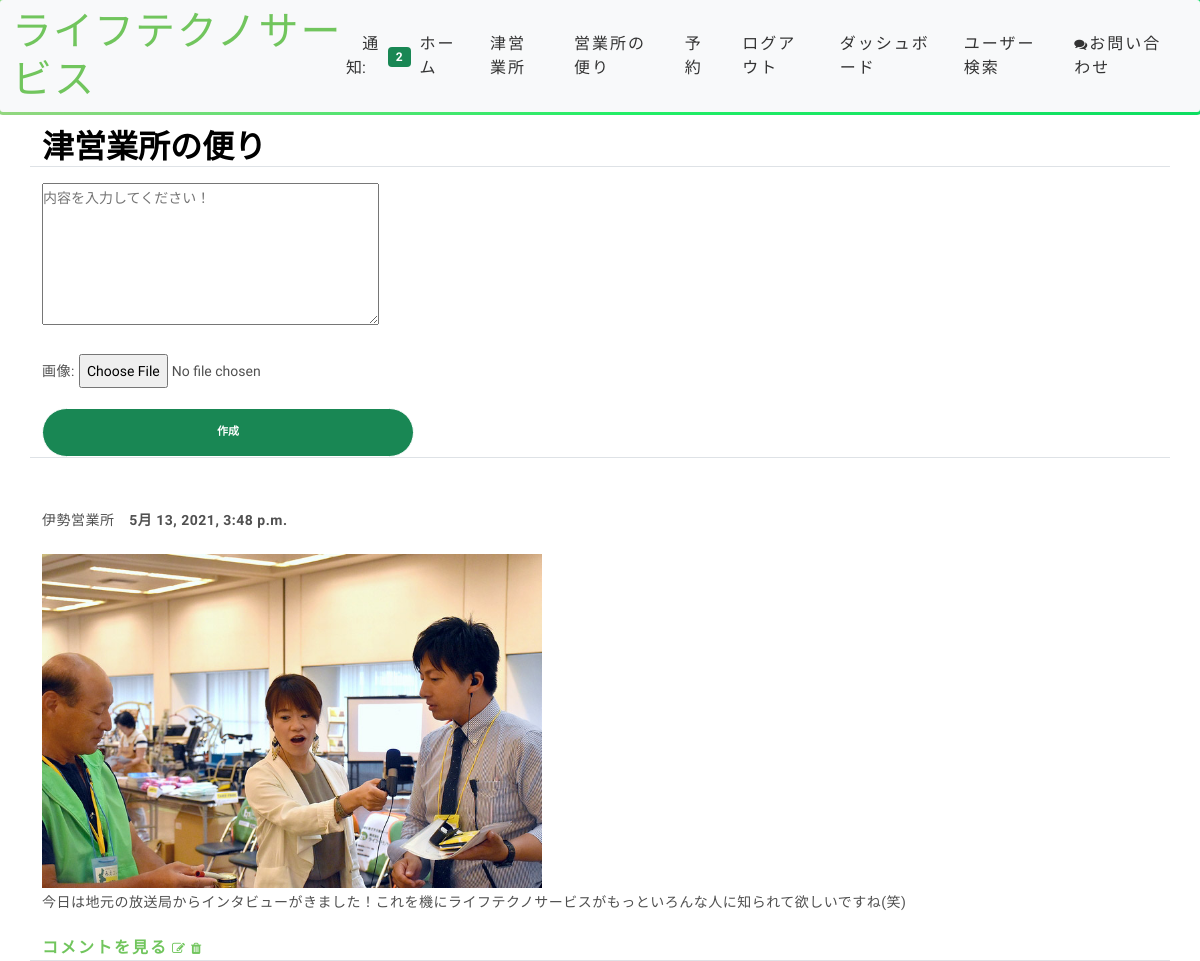
The app's page /post/ (signed in) with its own data.
### home/models.py (models this page shows, shortened)
class Post(models.Model):
    body = models.TextField()
    date = models.DateTimeField(default=timezone.now)
    user = models.ForeignKey(User, on_delete=models.CASCADE)
    client = models.ForeignKey(Client, on_delete=models.CASCADE)
    image = models.ImageField(upload_to='images', blank=True, null=True)

class Client(models.Model):
    user = models.OneToOneField(User,on_delete=models.CASCADE)
    facility = models.CharField(max_length=40)
    phone = models.CharField(max_length=40)
    followers = models.ManyToManyField(User, blank=True, related_name='followers')

### home/views.py (the view, shortened to what this page needs)
# urls.py: path('post/', PostView.as_view(),name='post'),
class PostView(View):
    def get(self, request, *args, **kwargs):
        posts = Post.objects.all().order_by('-date')
        form = PostForm()
        context = {
            'posts': posts,
            'form': form,
        }
        return render(request, 'post.html', context)

### home/forms.py
class PostForm(forms.ModelForm):
    body = forms.CharField(
        label='',
        widget=forms.Textarea(attrs={
            'rows':'5',
            'placeholder':'内容を入力してください！'
            }))
    image = forms.ImageField(label='画像',required=False)
    class Meta:
        model = Post
        fields=['body','image']

### home/templatetags/custom_tags.py (called while the page is built)
@register.inclusion_tag('show_notifications.html', takes_context=True)
def show_notifications(context):
    request_user = context['request'].user
    notifications = Notification.objects.filter(to_user=request_user).exclude(user_has_seen=True).order_by('-date')
    return {'notifications': notifications}

### home/templates/post.html (shortened to what this page needs)
{% extends 'base.html' %}
{% block content %}
<div class="container">
    <div class="row justify-content-center mt-3">
        <div class="col-12 border-bottom">
            <h2>津営業所の便り</h2>
        </div>
    </div>
    {% if user.is_staff %}
    <div class="row justify-content-center mt-3 mb-5">
        <div class="col-12 border-bottom">
            <form method="post" enctype="multipart/form-data">
                {{ form.as_p }}
                <div class="col-md-4">
                    <div class="d-grid">
                        <button class="btn btn-success">作成</button>
                    </div>
                </div>
            </form>
        </div>
    </div>
    {% endif %}
{% for post in posts %}
    <div class="row justify-content-center mt-3">
        <div class="col-12 border-bottom">
            <p><strong>{{ post.client.facility }}<strong>&emsp;{{ post.date }}</p>
            {% if post.image %}
                <img style="width:500px" src="{{ post.image.url }}" class="post-image">
            {% endif %}
            <p>{{ post.body }}</p>
            <a href="{% url 'post_detail' post.pk %}">コメントを見る</a>
            {% if request.user == post.user or  user.is_staff%}
                <a href="{% url 'post_edit' post.pk %}"><i class="fa fa-edit"></i></a>
                <a href="{% url 'post_delete' post.pk %}"><i class="fa fa-trash"></i></a>
            {% endif %}
        </div>
    </div>
{% endfor %}
</div>
{% endblock content %}

### home/static/style.css (style rules this page uses)
body { background-color: #fff; color: #333; font-family: "Kosugi Maru", sans-serif; }
h1, h2, h3, h4, h5, h6 { margin: 0; }
h2 { color: #000; font-weight: 600; }
a { letter-spacing: 2px; text-decoration: none; color: #71c55d; }
p { color: #505050; font-size: 14px; font-weight: 300; letter-spacing: 0.5px; line-height: 2; margin-bottom: 20px; }
.btn { border: 1px solid #fff; border-radius: 50px; color: #fff; font-size: 11px; font-weight: 600; padding: 15px 40px; text-transform: uppercase; transition: all 0.5s ease-in-out 0s; }
.fa { font-size: 13px; }

### home/templates/base.html (style rules this page uses)
*, html { margin:0; padding:0; }
body { font-family: 'Kosugi Maru', sans-serif; }
.border-bottom { border-width: 2px; }

### records on screen
Post: client.facility "伊勢営業所", date "5月 13, 2021, 3:48 p.m.", image (picture), body "今日は地元の放送局からインタビューがきました！これを機にライフテクノサービスがもっといろんな人に知られて欲しいですね(笑)"

### other values on screen
{{ notifications.count }} "2"
